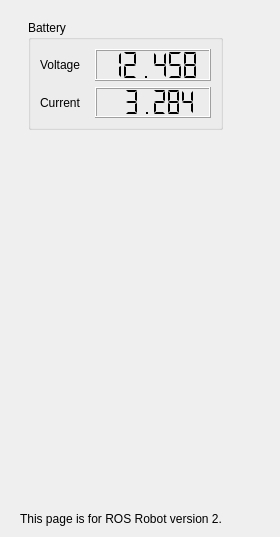
    <widget class="QWidget" name="powerTab">
     <attribute name="title">
      <string>Power</string>
     </attribute>
     <widget class="QGroupBox" name="batteryInfoBox">
      <property name="geometry">
       <rect>
        <x>28</x>
        <y>20</y>
        <width>195</width>
        <height>110</height>
       </rect>
      </property>
      <property name="title">
       <string>Battery</string>
      </property>
      <layout class="QHBoxLayout" name="horizontalLayout_12">
       <item>
        <layout class="QVBoxLayout" name="batteryInfoLabels">
         <item>
          <widget class="QLabel" name="batteryVoltageLabel">
           <property name="sizePolicy">
            <sizepolicy hsizetype="Minimum" vsizetype="Minimum">
             <horstretch>0</horstretch>
             <verstretch>0</verstretch>
            </sizepolicy>
           </property>
           <property name="text">
            <string>Voltage</string>
           </property>
          </widget>
         </item>
         <item>
          <widget class="QLabel" name="batteryCurrentLabel">
           <property name="sizePolicy">
            <sizepolicy hsizetype="Minimum" vsizetype="Minimum">
             <horstretch>0</horstretch>
             <verstretch>0</verstretch>
            </sizepolicy>
           </property>
           <property name="text">
            <string>Current</string>
           </property>
          </widget>
         </item>
        </layout>
       </item>
       <item>
        <spacer name="horizontalSpacer_21">
         <property name="orientation">
          <enum>Qt::Orientation::Horizontal</enum>
         </property>
         <property name="sizeType">
          <enum>QSizePolicy::Policy::Fixed</enum>
         </property>
         <property name="sizeHint" stdset="0">
          <size>
           <width>8</width>
           <height>20</height>
          </size>
         </property>
        </spacer>
       </item>
       <item>
        <layout class="QVBoxLayout" name="batteryInfoValues">
         <item>
          <widget class="QLCDNumber" name="batteryVoltageValue">
           <property name="sizePolicy">
            <sizepolicy hsizetype="Expanding" vsizetype="Expanding">
             <horstretch>0</horstretch>
             <verstretch>0</verstretch>
            </sizepolicy>
           </property>
           <property name="font">
            <font>
             <pointsize>11</pointsize>
            </font>
           </property>
           <property name="digitCount">
            <number>6</number>
           </property>
           <property name="segmentStyle">
            <enum>QLCDNumber::SegmentStyle::Flat</enum>
           </property>
           <property name="value" stdset="0">
            <double>12.458000000000000</double>
           </property>
          </widget>
         </item>
         <item>
          <widget class="QLCDNumber" name="batteryVoltageCurrent">
           <property name="sizePolicy">
            <sizepolicy hsizetype="Expanding" vsizetype="Expanding">
             <horstretch>0</horstretch>
             <verstretch>0</verstretch>
            </sizepolicy>
           </property>
           <property name="font">
            <font>
             <pointsize>11</pointsize>
            </font>
           </property>
           <property name="digitCount">
            <number>6</number>
           </property>
           <property name="segmentStyle">
            <enum>QLCDNumber::SegmentStyle::Flat</enum>
           </property>
           <property name="value" stdset="0">
            <double>3.284000000000000</double>
           </property>
          </widget>
         </item>
        </layout>
       </item>
      </layout>
     </widget>
     <widget class="QLabel" name="powerTabNote">
      <property name="geometry">
       <rect>
        <x>20</x>
        <y>510</y>
        <width>251</width>
        <height>18</height>
       </rect>
      </property>
      <property name="text">
       <string>This page is for ROS Robot version 2.</string>
      </property>
     </widget>
    </widget>
